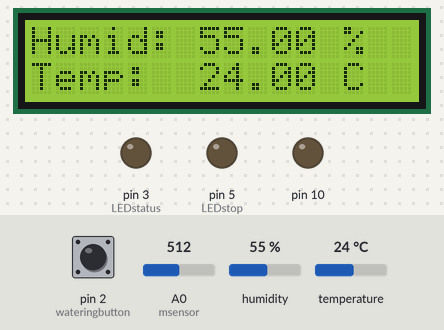
The sketch below on a simulated Arduino Uno, built with avr-gcc and run on an emulated ATmega328P. On the bench: 16×2 character LCD, output pins drawn as LEDs (lit = HIGH). The inputs (shaded band) are chosen by the test bench; at power-on: humidity 55 %, A0 (msensor) = 512, temperature 24 °C, pin 2 (wateringbutton) LOW. The local clock reads 2024-03-15 10:24:30 at power-on unless the sketch sets it; storage starts empty.

Above: at 5.7 s.
5.8 s: humidity set to 22 %
At 15.7 s:
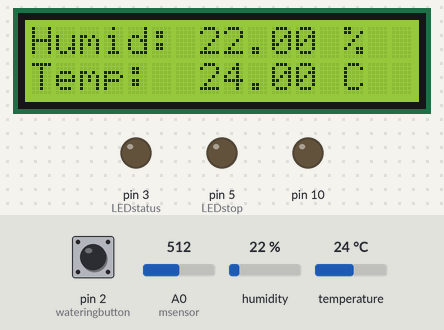
18.9 s: A0 (msensor) set to 716
At 20.9 s:
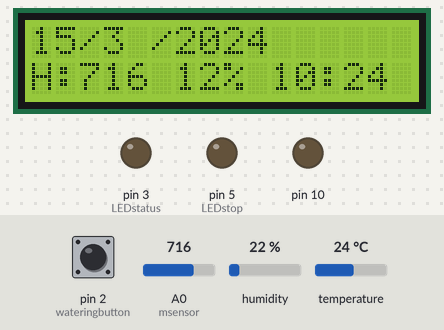
26.9 s: temperature set to 12 °C
At 36.2 s:
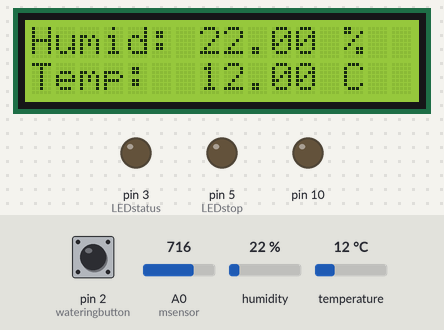
40.0 s: A0 (msensor) set to 900
At 41.4 s:
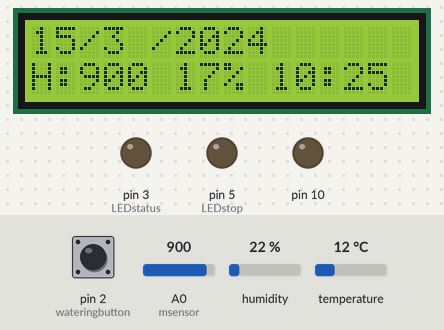
47.5 s: humidity set to 40 %
At 56.6 s:
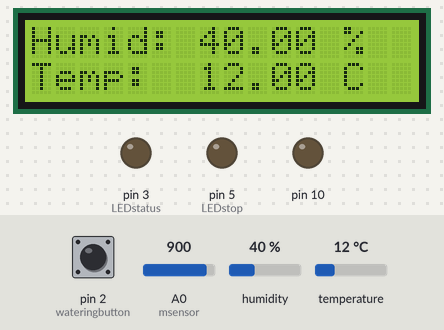
60.6 s: A0 (msensor) set to 1023
At 61.9 s:
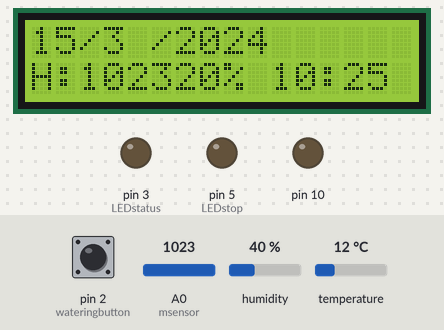
Timing chart, 0 to 63.6 s (numbered marks = the images above; inputs shaded):
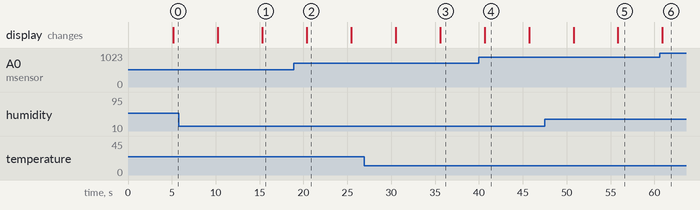

The sketch:

Automatic_Gardening-Watering_Button-LCD.ino
```cpp
/******** Automtic Gardening *****************/

#include <SD.h>                   //SD Card
#include <Wire.h>                 //I2C Bus
#include <RTClib.h>               //Real Time Clock
#include <dht.h>                  //DHT11 Humidity and Temperadure Sensor
#include <LiquidCrystal_I2C.h>    // I2C Lcd Display

#define DHT11_PIN 7
#define deviceAddress 0x68

RTC_DS3231 rtc;     //the object rtc is created from the class RTC_DS3231
dht DHT;

LiquidCrystal_I2C lcd(0x27, 2, 1, 0, 4, 5, 6, 7, 3, POSITIVE); //

File myFile;
File f;

struct date_time{
      int year;
      int month;
      int day;
      int hour;
      int minute;
      int second;
    };

String date;

char filename[] = "LOGGER00.txt";

bool  watering = LOW;

const int wateringbutton= 2;
const int LEDstatus = 3;
const int LEDstop = 5;
const int msensor = A0;
const int msAirValue = 600;   //Moister sensor Air value
const int msWaterValue = 240;  //Moister sensor Water value
const int water_high = 450; // Max soil moister threshold to water

int soilmst = 0;
int soilmst_percent=0;
int LCDstate = 0;
int water = 0;


float startTime = 0;
float endTime = 0;
float tLCD_update = 0;
float LCD_starttime = 0;


void dateTime(uint16_t* date, uint16_t* time) {
  DateTime now = rtc.now();

  *date = FAT_DATE(now.year(), now.month(), now.day());       // return date using FAT_DATE macro to format fields
  *time = FAT_TIME(now.hour(), now.minute(), now.second());   // return time using FAT_TIME macro to format fields

}

bool to_water( uint16_t soilmst, uint16_t water_count, uint16_t water_countino){
  water = 0;
  if (soilmst < water_high){
    water = water + 1;
  }
  if (water_count < 3){
    water = water + 1;
  }
  if (water_countino < 3){
    water = water + 1;
  }

  if (water = 3){
    return HIGH;
  }
  else{
    return LOW;
  }


}


date_time get_dateTime() {


  DateTime nowTime = rtc.now();

  date_time today;

  today.year = nowTime.year();
  today.month = nowTime.month();
  today.day = nowTime.day();

  today.hour = nowTime.hour();
  today.minute = nowTime.minute();
  today.second = nowTime.second();

  return today;
 }

void stop()
{
 while(1);
}


void setup()
{

  rtc.begin();
 //+ rtc.adjust(DateTime(F(__DATE__), F(__TIME__)));//auto update from computer time
  pinMode(10, OUTPUT);

  pinMode(wateringbutton, INPUT);
  pinMode(LEDstatus, OUTPUT);
  pinMode(LEDstop, OUTPUT);
  pinMode(msensor, INPUT);

  lcd.begin(16,2); //define LCD:  16 columns and 2 rows
  lcd.backlight();


  if (!SD.begin(4)) {

    return;
  }


  SdFile::dateTimeCallback(dateTime);

  for (uint8_t i = 0; i < 100; i++) {
    filename[6] = i/10 + '0';
    filename[7] = i%10 + '0';
    if (! SD.exists(filename)) {


      myFile = SD.open(filename, FILE_WRITE);
      myFile.println("Date,Time,Temperature,Humidity,Soil Moister, Soil Moister Percent,Watering?");
      myFile.close();
      break;  // leave the loop!
    }
  }
}

void loop()
{
  delay(5000);
  date_time now_datetime;
  now_datetime = get_dateTime();

  myFile = SD.open(filename, FILE_WRITE);


  int temp = DHT.read11(DHT11_PIN);

  soilmst = analogRead(msensor);
  endTime = millis() - startTime;
  soilmst_percent = map (soilmst, 240, 620, 0, 100);

   if (digitalRead(wateringbutton) == HIGH){


    watering = HIGH;

  }

  if ( myFile && (endTime > 120000) ){

    startTime = millis();

    //date
    myFile.print(now_datetime.year, DEC);
    myFile.print("/");
    myFile.print(now_datetime.month, DEC);
    myFile.print("/");
    myFile.print(now_datetime.day, DEC);
    myFile.print(",");

    //time
    myFile.print(now_datetime.hour);
    myFile.print(':');
    myFile.print(now_datetime.minute);
    myFile.print(",");

    //sensors
    myFile.print(DHT.temperature);

    myFile.print(",");
    myFile.print(DHT.humidity);
    myFile.print(",");
    myFile.print(soilmst);
    myFile.print(",");
    myFile.print(soilmst_percent);

    //watering

    if (watering == HIGH){
       myFile.print(",");
      myFile.println("1");
      watering = LOW;
    }
    else{
       myFile.print(",");
      myFile.println("0");
    }
  }

  myFile.close();

// Print to LCD \\

    tLCD_update = millis() - LCD_starttime;

//Sensors Data
  if (tLCD_update >5000 && LCDstate == 0){
    lcd.clear();//Clean the screen
    LCDstate = 1;
    LCD_starttime = millis();

      // Humid \\

    lcd.setCursor(0,0); //first row first column
    lcd.print("Humid:"); //16 characters poer line

    lcd.setCursor(7,0);
    lcd.print(DHT.humidity);

    lcd.setCursor(13,0);
    lcd.print("%");

    // Temp \\

    lcd.setCursor(0,1); //first row second column
    lcd.print("Temp:"); //16 characters poer line

    lcd.setCursor(7,1);
    lcd.print(DHT.temperature);

    lcd.setCursor(13,1);
    lcd.print("C");

  }
  tLCD_update = millis() - LCD_starttime;
  if (tLCD_update >5000 && LCDstate == 1){
    lcd.clear();//Clean the screen
    //lcd.clear();//Clean the screen

    LCDstate = 0;
    LCD_starttime = millis();

  // Date \\
    lcd.setCursor(0,0);
    lcd.print(now_datetime.day);

    lcd.setCursor(2,0);
    lcd.print("/");

    lcd.setCursor(3,0);
    lcd.print(now_datetime.month);

    lcd.setCursor(5,0);
    lcd.print("/");

    lcd.setCursor(6,0);
    lcd.print(now_datetime.year);

  // Time \\


    lcd.setCursor(12,1);
    lcd.print(":");

    lcd.setCursor(13,1);
    lcd.print(now_datetime.minute);

    lcd.setCursor(10,1);
    lcd.print(now_datetime.hour);


    // Humid\\

    lcd.setCursor(0,1);
    lcd.print("H");

    lcd.setCursor(1,1);
    lcd.print(":");

    lcd.setCursor(2,1);
    lcd.print(soilmst);

    lcd.setCursor(6,1);
    lcd.print(soilmst_percent);

    lcd.setCursor(8,1);
    lcd.print("%");


  }
}


    /*
Soil Moisture Reference
Air = 0%
Really dry soil = 10%
Probably as low as you'd want = 20%
Well watered = 50%
Cup of water = 100%
*/
```

Measured:
- after the input at 5.8 s, the display: first differs from a run without the input after 9.5 s (image 1)
- after the input at 18.9 s, the display: changes after 1.5 s (image 2)
- after the input at 26.9 s, the display: first differs from a run without the input after 8.7 s (image 3)
- after the input at 40.0 s, the display: changes after 0.65 s (image 4)
- after the input at 47.5 s, the display: first differs from a run without the input after 8.3 s (image 5)
- after the input at 60.6 s, the display: changes after 0.32 s (image 6)
- what the display in image 2 shows lasts 5.0 s, from 20.4 s to 25.4 s
